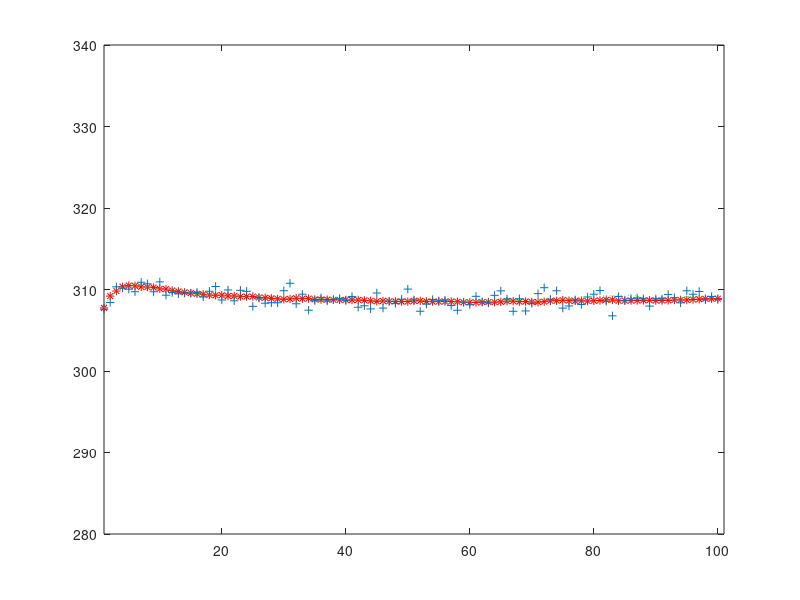

MATLAB code for this plot: (Note: this script raises an error after producing the figure.)
clear;clc

M1=10;
M2=20;
m1=0.947;
cp1=4.18;
m2=1.25;
cp2=1.9;
k=1/(1/0.85+1/1.7);
k=0.6;
s=11.511;

dt=1;
N=100;

%====================================================================
A=[1-(m1*cp1+k*s)*dt/(M1*cp1)  k*s*dt/(M1*cp1)
      k*s*dt/(M2*cp2)     1-(m2*cp2+k*s)*dt/(M2*cp2)];
  
B=[m1*cp1*dt/(M1*cp1)   0
      0    m2*cp2*dt/(M2*cp2)];
  
x(:,1)=[305
      330];
u=[290
   350];

H=[1 0
   0 1];

I=[1 0
   0 1];  
 
O = zeros(2,2);

%==========================================================================
%get the state matrix
%[Uw_k      1      0                         0                     0                            0  0  0  0
% Ub_k   =  0      1                         0                     0                            0  0  0  0
% Tow_k     m1*cp1 0                   1-(m1*cp1+k*s)*dt/(M1*cp1)  k*s*dt/(M1*cp1)              0  0  0  0
% Tob_k     0      m2*cp2*dt/(M2*cp2)  k*s*dt/(M2*cp2)             1-(m2*cp2+k*s)*dt/(M2*cp2)   0  0  0  0
% beta_wk   0      0                         0                     0                            1  0  0  0
% beta_bk   0      0                         0                     0                            0  1  0  0
% beta_o1k  0      0                         0                     0                            0  0  1  0
% beta_02k  0      0                         0                     0                            0  0  0  1
%]

A_star=[1                    0                         0                     0                            0  0  0  0;
        0                    1                         0                     0                            0  0  0  0;
        m1*cp1*dt/(M1*cp1)   0                   1-(m1*cp1+k*s)*dt/(M1*cp1)  k*s*dt/(M1*cp1)              0  0  0  0;
        0                    m2*cp2*dt/(M2*cp2)  k*s*dt/(M2*cp2)             1-(m2*cp2+k*s)*dt/(M2*cp2)   0  0  0  0;
        0                    0                         0                     0                            1  0  0  0;
        0                    0                         0                     0                            0  1  0  0;
        0                    0                         0                     0                            0  0  1  0;
        0                    0                         0                     0                            0  0  0  1
        ];

    
    
%=================================================================    
Active_GE_pos=zeros(1,4);                                   
%chose which instrrument has the active gross error         

%----------|
pos=[];   %|
%----------|

if (~isempty(pos))
    for j=1:length(pos)
       Active_GE_pos(j)=1; 
    end  
end
%=================================================================

H_star=[eye(4),diag(Active_GE_pos)];%this means no gross error.


Q_state=0.002*eye(4);%where [290,350,305,330] is the true value

w_state=sqrt(Q_state)*randn(4,N);

RY=diag([0.7,0.58,0.61,0.66])%5*eye(4);
V=sqrt(RY)*randn(4,N);
%===========get the random walk data=======================
%w_betat~N(0,Q_beta)
%suppose that N=50 and the covariance is supposed 3sigma~10sigma gross
%error

%-----------------
Q_beta=5*Q_state;
w_beta=sqrt(Q_beta)*randn(4,N);
%-----------------
W=[w_state;w_beta];
%-----------------
X_state=zeros(8,N+1);
Y_measure=zeros(4,N+1);
%the initial value
Tin_1=290;
Tin_2=350;
To_1=305;
To_2=330;
beta_in1=5;
beta_in2=5;
beta_ot1=5;
beta_ot2=5;

X_state(:,1)=[Tin_1; Tin_2; To_1; To_2; beta_in1; beta_in2; beta_ot1; beta_ot2];
Y_measure(:,1)=[Tin_1; Tin_2;To_1; To_2];
X_true=zeros(8,N+1);
%get the measure of every sample time.
for i=2:N+1
    X_true(:,i)=A_star*X_state(:,i-1);
    X_state(:,i)=A_star*X_state(:,i-1)+W(i-1);
    Y_measure(:,i)=H_star*X_state(:,i)+V(i);
end
X_true(:,1)=[];
X_state(:,1)=[];
Y_measure(:,1)=[];
%|-------------------------------------------------|
%|Y_measure also should be -betas(the static gross)|
%|Y_mea_mins_staG                                  |
%|-------------------------------------------------|


%===========================================================================
%the process of Kalman Filter.

M_a=diag(Active_GE_pos);
%============================
Kerr=100;                     %=actually I dont know how to choose the Kerr
%============================
RY_a=(Kerr-1)*M_a*RY+RY;

X_star=zeros(8,N);
K_a=zeros(8,4*(N+1));

I_p=eye(8);
Q_a=diag([diag(Q_state)',diag(Q_beta)']);

X_star(:,1)=X_state(:,1);
P_t_min_1=cov(X_state');
%==========================================================================
%the main part of kalman filter!
for t=2:N
    %start from the 2nd

    S_t=H_star*(A_star*P_t_min_1*A_star'+Q_a)*H_star'+RY_a;
   
    K_a(:,4*t-3:4*t  )=(A_star*P_t_min_1*A_star'+Q_a)*H_star'*inv(S_t);
    
    X_star(:,t)=A_star*X_star(:,t-1)+K_a(:,4*t-3:4*t )*(Y_measure(:,t-1)-H_star*A_star*X_star(:,t-1));
    P_t=(I_p-K_a(:,4*t-3:4*t  )*H_star)*(A_star*P_t_min_1*A_star'+Q_a);
    
    P_t_min_1=P_t; 
end
    %=================================================
    K_a(:,4*N+1:4*(N+1))=(A_star*P_t_min_1*A_star'+Q_a)*H_star'*inv(S_t);
%==========================================================================
%show the figure after Kalman Filter.
plot(1:N,X_star(3,:),'*r')
hold on 
plot(1:N,Y_measure(3,:),'+')
hold on
% plot(1:N,X_state(3,:),'k:')
% hold on
plot(1:N,X_true(3,:),'g:')
hold off
axis([1,101,280,340])

%===========================================================================
%after get the //STANDARD RESIDUAL ERROR//  


%---------------------|
beta_s=0 ;           %| it also should be a matrix(4,1)
%---------------------|

delta_Rt=zeros(4,N);
Sigma_rt=zeros(4,4*N);
Z=zeros(4,N);
for t=1:N
    delta_Rt(:,t)=Y_measure(:,t)-beta_s-H_star*X_star(:,t);
    
%============================================================================ 
    K_a(:,4*t+1:4*(t+1));
    %get the covriance matrix of delta_Rt
    K_R=eye(4)-H_star*K_a(:,4*t+1:4*(t+1));
    K_Q=H_star*(eye(8)-K_a(:,4*t+1:4*(t+1))*H_star);
    Sigma_rt(:,4*t-3:4*t)= K_R*RY_a*K_R'+K_Q*(A_star*P_t_min_1*A_star'+Q_a)*K_Q';
    [U S V]=svd(Sigma_rt(:,4*t-3:4*t));
    Z(:,t)=(U*S^(0.5)*V)\delta_Rt(:,t);
end



%==========================================================================
%==========================================================================
%DATA COLLECTION BY FILTERING RESIDUAL ERROR

D_ii=zeros(4,N);
for i=1:N
    D_ii(:,i)=diag(Sigma_rt(:,4*i-3:4*i));

end

%=================================================
%%%%%%%%%%%%EWMAF
Z_tip_beta=zeros(4,N);

P_z_t=zeros(4,4*N+4);
K_EWMAF=zeros(4,4*N+4);
I=eye(4);   

%=============================
%the initial
Z_tip_beta(:,1)=Z(:,1);
P_z_t(:,5:8)=0.5*eye(4);
P_z=cov(Z');
Q_z=0.05*eye(4);
for i=2:N
    
    K_EWMAF(:,4*i-3:4*i )=(P_z_t(:,4*i-3:4*i )+Q_z)/(P_z_t(:,4*i-3:4*i )+Q_z+I);
    
    Z_tip_beta(:,i)=Z_tip_beta(:,i-1)+ K_EWMAF(:,4*i-3:4*i )*(Z(:,i)-Z_tip_beta(:,i-1));
    
    P_z_t(:,4*i+1:4*i+4)=(I-K_EWMAF(:,4*i-3:4*i ))*(P_z_t(:,4*i-3:4*i )+Q_z);
   
end

%=====================================================
%get univariable statistics
sqr_sigma_0 =zeros(4,N);%every row is the diag value

for i=1:N
    sqr_sigma_0(:,i)=diag(P_z_t(:,4*i+1:4*i+4));%the row represent one variable N:the time
end

%get the sigma_one
%1.cal the MSE of every instrument
tempsum=zeros(4,1);
MSE=zeros(4,1);
prediected=H_star*X_star;
for i=1:4

    for j=1:N
        tempsum(i,1)=((prediected(i,j)-Y_measure(i,j))^0.5);
    end
    MSE(i,1)=tempsum(i,1)/N;
end

%2.cal sigma_beta_zero_s vector
sigma_beta_zero_s_vector=zeros(4,N)
for t=1:N
    [U S V]=svd(Sigma_rt(:,4*t-3:4*t));
    sigma_beta_zero_s_vector(:,t)=(U*S^(0.5)*V)\(diag(MSE))^0.5*eye(4,1);
    %readme:
    %the column of sigma_beta_zero_s_vector is the value of every sample
    %time.
    %in one cloumn, every row means one instrument
end


%3.cal sigma_one
square_sigma_one=zeros(4,N);
for i=1:N
    for j=1:4
        a=(sigma_beta_zero_s_vector(j,i))^2;
        b=sqr_sigma_0(j,i);
        square_sigma_one(j,i)=a+b;
    end
end

%===========================================================|
%this is used to see whether the simga_rt is positive or not|
count=0;                                                   %|
for j=1:N                                                  %|
    [t ccc]=zddc(Sigma_rt(:,4*j-3:4*j));                   %|
    count=count+ccc;                                       %|
end                                                        %|
%===========================================================|


%=====================================================================================
%get the cut-off Z-value

%1. get the cutoff gross error: beta_cutoff

%=================================
%so define the beta_cutoff value!|
infinte=100;                    %|
beta_cut_off=5*ones(4,1);       %| 
%=================================
Z_cutoff=Sigma_rt(:,infinte);


%========================================================================================

%the part of HMM

%1.SUPPOSED THE STATE TRANSITION 
A_CP=[0.95 0.05;0.05 0.95];

%2.cal the value of observe matrix
pi 	= [0.95;0.05];

state_probability=zeros(2,N);
likelihood_value=zeros(8,N);
P_ht=zeros(2,N);
%cal the likelihood_value
for i=1:4
for j=1:N
    likelihood_value(2*i-1,j)=1/sqrt(2*3.14*sqr_sigma_0(1,j))*exp(-0.5*Z_tip_beta(i,j)/sqr_sigma_0(1,j));
    likelihood_value(2*i,j)=1/sqrt(2*3.14*square_sigma_one(1,j))*exp(-0.5*Z_tip_beta(i,j)/square_sigma_one(1,j));
end
end
for i=1:N
    C_CP=[likelihood_value(1,i),0;0,likelihood_value(2,i)];
    P_ht(:,i)=A_CP*pi;
    P_zt_ht=C_CP*P_ht(:,i);
    state_probability(:,i)=P_zt_ht/(P_zt_ht(1,1)+P_zt_ht(2,1));
    pi=P_ht(:,i);
end

bool_value=zeros(1,N);
for t=1:N
    if(state_probability(1,t)>state_probability(2,t))
        bool_value(1,t)=0;
    else
        bool_value(1,t)=1;
    end
end

 plot(bool_value(1,1:100));
 axis([1,102,-0.5,1.5])
